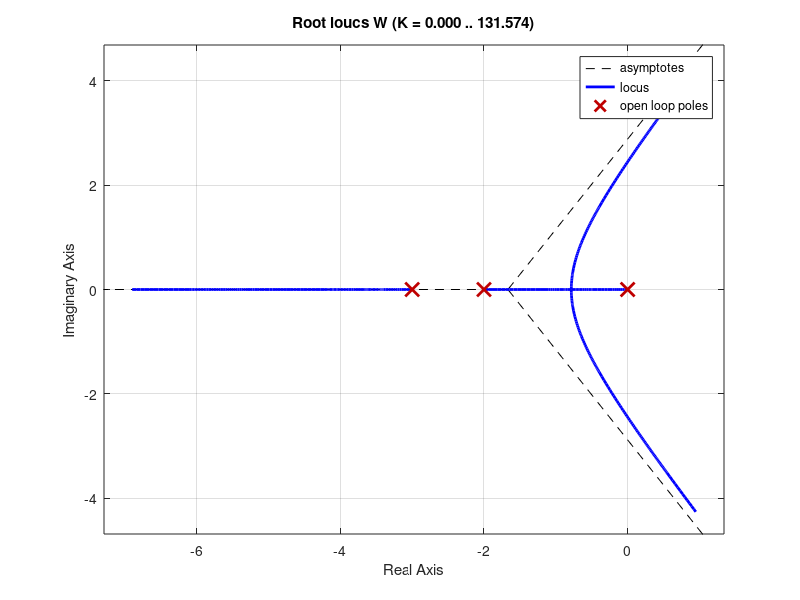

The MATLAB script that drew this image: (Note: this script raises an error after producing the figure.)
clc
clear
close all

pkg load control

%% zad 1

s = tf('s');

W = 1/(s*(s+2)*(s+3));

% rltool(W);
rlocus(W);
controlSystemDesigner("rlocus",W);

%%

s = tf('s');

W = (s+2)/((s+1)*(s^2+6*s+10));

rlocus(W);
rltool(W);

%%

s = tf('s');

W = 1/(s*(s^2+4*s+8));

rlocus(W);
rltool(W)

%%

s = tf('s');

W = (s+3)/((s-1)^2*(s+1)^2);

rlocus(W);
rltool(W);

%%
s = tf('s');


W = (s-1)^2/((s+1)^2*(s+3));

rlocus(W);
rltool(W);
